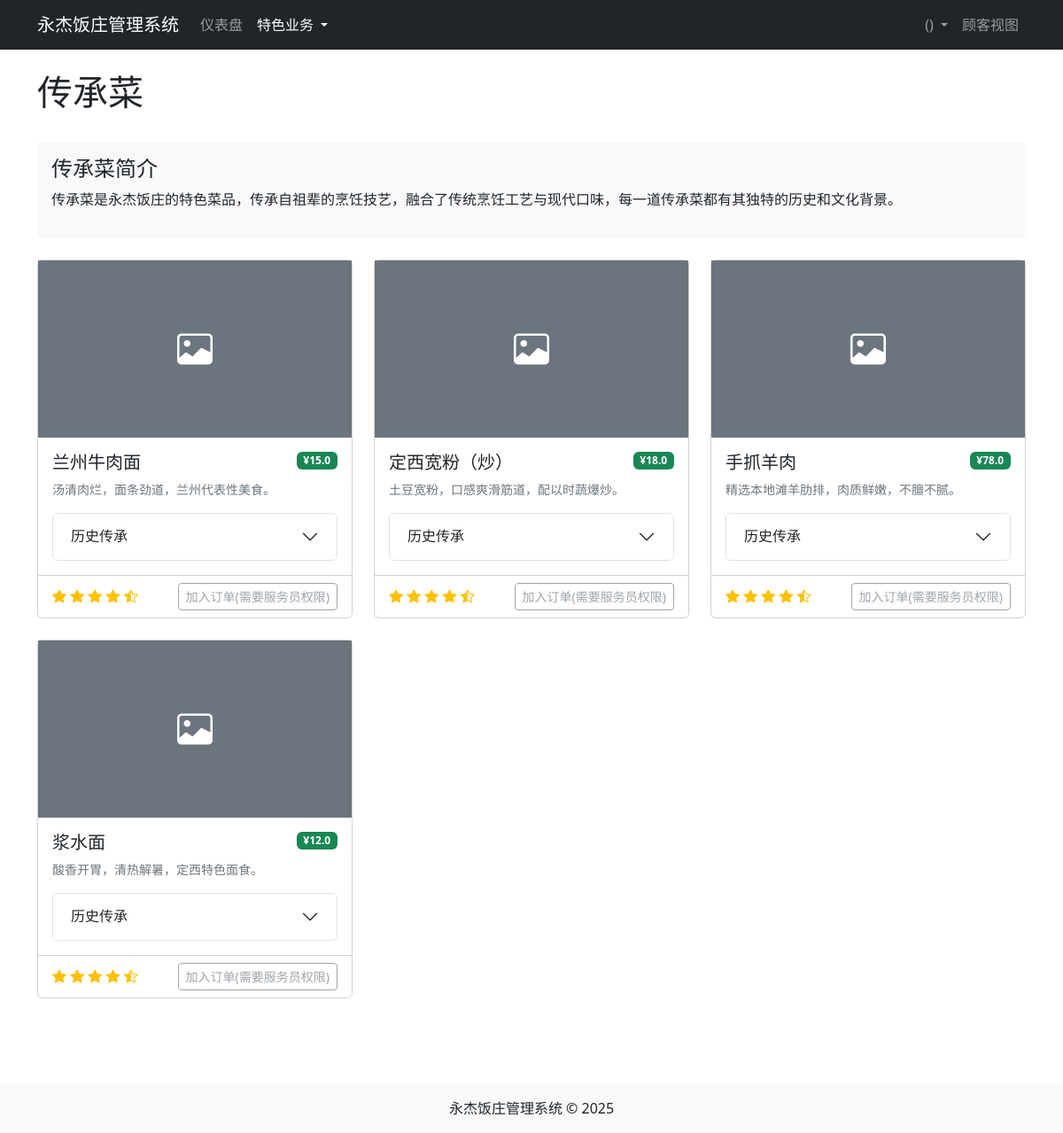
/heritage_dishes, run on the app's committed database.
### app.py (models this page shows, shortened)
class Dish(db.Model):
    id = db.Column(db.Integer, primary_key=True)
    name = db.Column(db.String(100), nullable=False, index=True)
    category = db.Column(db.String(50), nullable=False, index=True)
    price = db.Column(db.Float, nullable=False)
    cost = db.Column(db.Float, nullable=False)
    description = db.Column(db.Text, nullable=True)
    image_url = db.Column(db.String(255), nullable=True)
    ingredients = db.Column(db.Text, nullable=True)
    heritage_history = db.Column(db.Text, nullable=True)
    is_available = db.Column(db.Boolean, default=True, index=True)
    created_at = db.Column(db.DateTime, default=datetime.utcnow)
    updated_at = db.Column(db.DateTime, default=datetime.utcnow, onupdate=datetime.utcnow)

### app.py (the view)
@app.route('/heritage_dishes')
def heritage_dishes():
    dishes = Dish.query.filter_by(category='heritage', is_available=True).order_by(Dish.name).all()
    tmpl = os.path.join('templates', 'heritage_dishes.html')
    if not os.path.exists(tmpl): create_placeholder_template(tmpl)
    return render_template('heritage_dishes.html', dishes=dishes)

### app.py (called while the page is built)
@app.context_processor
def inject_now(): # ... (不变)
    return {'now': datetime.utcnow()}

### templates/heritage_dishes.html (shortened to what this page needs)
<!DOCTYPE html>
<html lang="zh-CN">
<head>
    <link href="https://cdn.jsdelivr.net/npm/bootstrap@5.2.3/dist/css/bootstrap.min.css" rel="stylesheet">
    <link rel="stylesheet" href="https://cdn.jsdelivr.net/npm/bootstrap-icons@1.8.0/font/bootstrap-icons.css">
</head>
<body>
    <nav class="navbar navbar-expand-lg navbar-dark bg-dark">
        <div class="container">
            <a class="navbar-brand" href="{{ url_for('dashboard') }}">永杰饭庄管理系统</a>
            <div class="collapse navbar-collapse" id="navbarNav">
                <ul class="navbar-nav me-auto">
                    <li class="nav-item">
                        <a class="nav-link" href="{{ url_for('dashboard') }}">仪表盘</a>
                    </li>
                    <li class="nav-item dropdown">
                        <a class="nav-link dropdown-toggle active" href="#" role="button" data-bs-toggle="dropdown">
                            特色业务
                        </a>
                    </li>
                </ul>
                <ul class="navbar-nav">
                    <li class="nav-item dropdown">
                        <a class="nav-link dropdown-toggle" href="#" role="button" data-bs-toggle="dropdown">
                            {{ current_user.username }} ({{ current_user.role|capitalize }})
                        </a>
                    </li>
                    <li class="nav-item">
                        <a class="nav-link" href="{{ url_for('customer_index') }}" target="_blank">顾客视图</a>
                    </li>
                </ul>
            </div>
        </div>
    </nav>
    <div class="container py-4">
        <div class="d-flex justify-content-between align-items-center mb-4">
            <h1>传承菜</h1>
        </div>
        <div class="row mb-4">
            <div class="col-12">
                <div class="card border-0 bg-light">
                    <div class="card-body">
                        <h4>传承菜简介</h4>
                        <p>传承菜是永杰饭庄的特色菜品，传承自祖辈的烹饪技艺，融合了传统烹饪工艺与现代口味，每一道传承菜都有其独特的历史和文化背景。</p>
                    </div>
                </div>
            </div>
        </div>
        <div class="row">
            {% for dish in dishes %}
            <div class="col-md-6 col-lg-4 mb-4">
                <div class="card h-100">
                    {% if dish.image_url %}
                    <img src="{{ dish.image_url }}" class="card-img-top" alt="{{ dish.name }}" style="height: 200px; object-fit: cover;">
                    {% else %}
                    <div class="bg-secondary text-white d-flex justify-content-center align-items-center" style="height: 200px;">
                        <i class="bi bi-image fs-1"></i>
                    </div>
                    {% endif %}
                    <div class="card-body">
                        <div class="d-flex justify-content-between align-items-start mb-2">
                            <h5 class="card-title mb-0">{{ dish.name }}</h5>
                            <span class="badge bg-success">¥{{ dish.price }}</span>
                        </div>
                        <p class="card-text text-muted small">{{ dish.description|truncate(100) }}</p>
                        <div class="accordion" id="heritage-{{ dish.id }}">
                            <div class="accordion-item">
                                <h2 class="accordion-header" id="heading-{{ dish.id }}">
                                    <button class="accordion-button collapsed" type="button" data-bs-toggle="collapse" data-bs-target="#collapse-{{ dish.id }}">
                                        历史传承
                                    </button>
                                </h2>
                            </div>
                        </div>
                    </div>
                    <div class="card-footer bg-white d-flex justify-content-between align-items-center">
                        <div>
                            <i class="bi bi-star-fill text-warning"></i>
                            <i class="bi bi-star-fill text-warning"></i>
                            <i class="bi bi-star-fill text-warning"></i>
                            <i class="bi bi-star-fill text-warning"></i>
                            <i class="bi bi-star-half text-warning"></i>
                        </div>
                        {% if current_user.role in ['owner', 'waiter'] %}
                        <a href="{{ url_for('order_create') }}?dish_id={{ dish.id }}" class="btn btn-sm btn-outline-primary">加入订单</a>
                        {% else %}
                        <button class="btn btn-sm btn-outline-secondary" disabled>加入订单(需要服务员权限)</button>
                        {% endif %}
                    </div>
                </div>
            </div>
            {% endfor %}
        </div>
    </div>
    <footer class="bg-light text-center py-3 mt-5">
        <div class="container">
            <p class="mb-0">永杰饭庄管理系统 &copy; 2025</p>
        </div>
    </footer>
</body>
</html>

### data on the page
Dish: name "兰州牛肉面", price "15.0", description "汤清肉烂，面条劲道，兰州代表性美食。"
Dish: name "定西宽粉（炒）", price "18.0", description "土豆宽粉，口感爽滑筋道，配以时蔬爆炒。"
Dish: name "手抓羊肉", price "78.0", description "精选本地滩羊肋排，肉质鲜嫩，不膻不腻。"
Dish: name "浆水面", price "12.0", description "酸香开胃，清热解暑，定西特色面食。"
